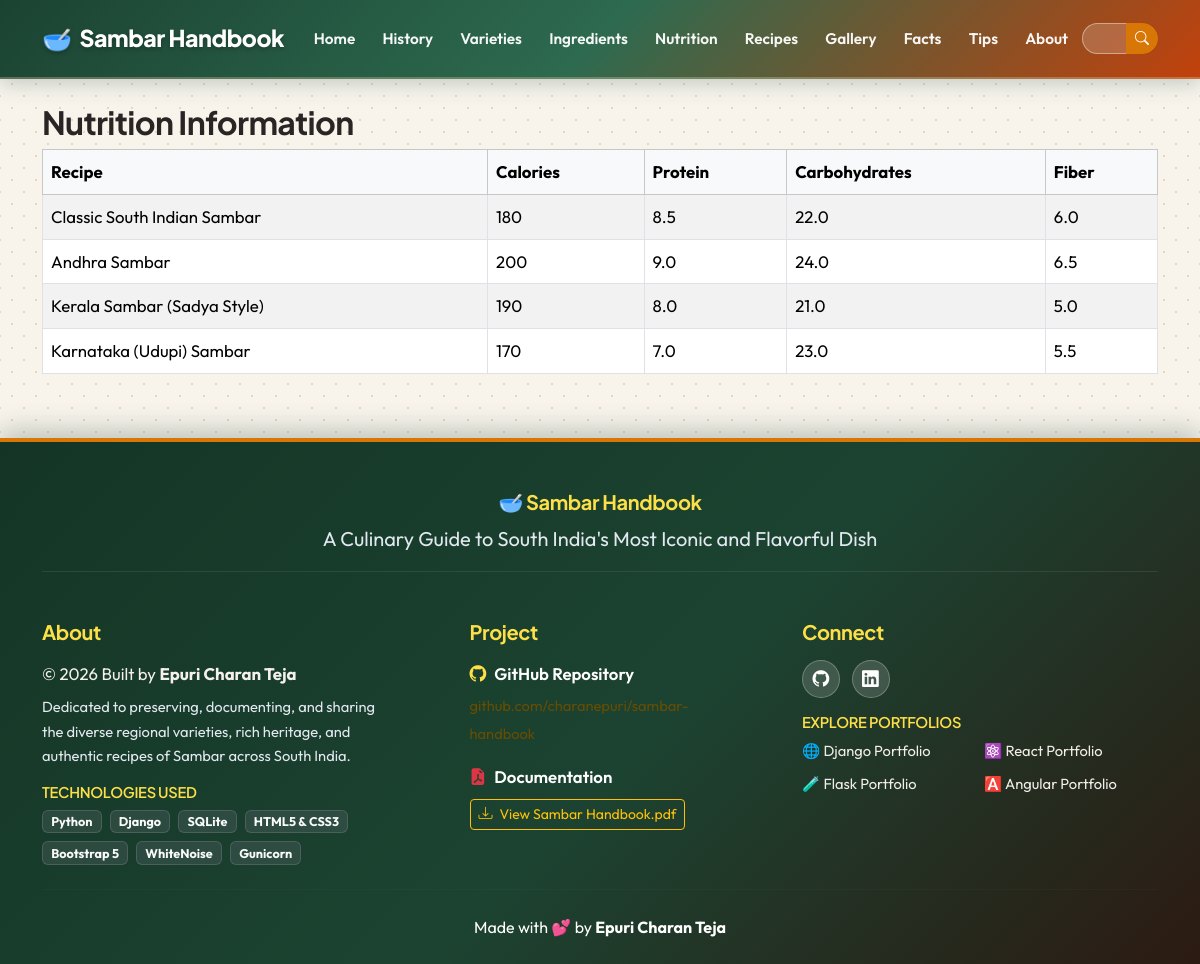
Screenshot of /nutrition/ with the database file from the repository.
### handbook/models.py (models this page shows, shortened)
class Nutrition(models.Model):
    recipe = models.OneToOneField(
        Recipe,
        on_delete=models.CASCADE
    )
    calories = models.IntegerField()
    protein = models.FloatField()
    carbohydrates = models.FloatField()
    fiber = models.FloatField()

class Recipe(models.Model):
    DIFFICULTY_CHOICES = [
        ('Easy', 'Easy'),
        ('Medium', 'Medium'),
        ('Hard', 'Hard'),
    ]
    title = models.CharField(max_length=100)
    state = models.ForeignKey(
        StateVariety,
        on_delete=models.SET_NULL,
        null=True,
        blank=True
    )
    ingredients = models.ManyToManyField(
        Ingredient,
        blank=True
    )
    preparation_time = models.IntegerField()
    cooking_time = models.IntegerField()
    instructions = models.TextField()
    difficulty = models.CharField(
        max_length=20,
        choices=DIFFICULTY_CHOICES
    )
    image = models.ImageField(
        upload_to='recipes/',
        blank=True,
        null=True
    )

### handbook/views.py (the view)
# urls.py: path('nutrition/', views.nutrition, name='nutrition'),
def nutrition(request):
    nutrition = Nutrition.objects.all()
    return render(
        request,
        'handbook/nutrition.html',
        {
            'nutrition': nutrition
        }
    )

### handbook/templates/handbook/nutrition.html (shortened to what this page needs)
{% extends 'handbook/base.html' %}
{% block content %}
    <h2>Nutrition Information</h2>
    <div class="table-responsive">
        <table class="table table-bordered table-striped">
            <thead class="table-light">
                <tr>
                    <th>Recipe</th>
                    <th>Calories</th>
                    <th>Protein</th>
                    <th>Carbohydrates</th>
                    <th>Fiber</th>
                </tr>
            </thead>
            <tbody>
                {% for item in nutrition %}
                    <tr>
                        <td>
                            {{ item.recipe.title }}
                        </td>
                        <td>
                            {{ item.calories }}
                        </td>
                        <td>
                            {{ item.protein }}
                        </td>
                        <td>
                            {{ item.carbohydrates }}
                        </td>
                        <td>
                            {{ item.fiber }}
                        </td>
                    </tr>
                {% endfor %}
            </tbody>
        </table>
    </div>
{% endblock %}

### handbook/static/handbook/css/style.css (style rules this page uses)
:root { --primary: #c2410c; --primary-hover: #9a3412; --primary-light: #ffedd5; --secondary: #d97706; --accent: #15803d; --accent-hover: #166534; --accent-light: #dcfce7; --dark: #1c1917; --dark-surface: #292524; --light-bg: #f8f4ec; --card-bg: #ffffff; --text-main: #292524; --text-muted: #57534e; --border-color: #e7e0d3; --shadow-sm: 0 4px 12px rgba(41, 37, 36, 0.06); --shadow-md: 0 10px 25px rgba(41, 37, 36, 0.09); --shadow-lg: 0 20px 40px rgba(41, 37, 36, 0.13); --radius-sm: 8px; --radius-md: 14px; --radius-lg: 20px; --radius-pill: 50px; --font-heading: 'Plus Jakarta Sans', system-ui, -apple-system, sans-serif; --font-body: 'Outfit', system-ui, -apple-system, sans-serif; }
body { background-color: var(--light-bg) !important; background-image: radial-gradient(#e5d8c3 0.85px, transparent 0.85px), radial-gradient(#e5d8c3 0.85px, var(--light-bg) 0.85px) !important; background-size: 24px 24px !important; background-position: 0 0, 12px 12px !important; color: var(--text-main); font-family: var(--font-body); font-size: 1.05rem; line-height: 1.65; -webkit-font-smoothing: antialiased; min-height: 100vh; display: flex; flex-direction: column; }
h1, h2, h3, h4, h5, h6, .navbar-brand { font-family: var(--font-heading); font-weight: 700; color: var(--text-main); letter-spacing: -0.02em; }

### rows the page displays
Nutrition: recipe "Classic South Indian Sambar", calories "180", protein "8.5", carbohydrates "22.0", fiber "6.0"
Nutrition: recipe "Andhra Sambar", calories "200", protein "9.0", carbohydrates "24.0", fiber "6.5"
Nutrition: recipe "Kerala Sambar (Sadya Style)", calories "190", protein "8.0", carbohydrates "21.0", fiber "5.0"
Nutrition: recipe "Karnataka (Udupi) Sambar", calories "170", protein "7.0", carbohydrates "23.0", fiber "5.5"
